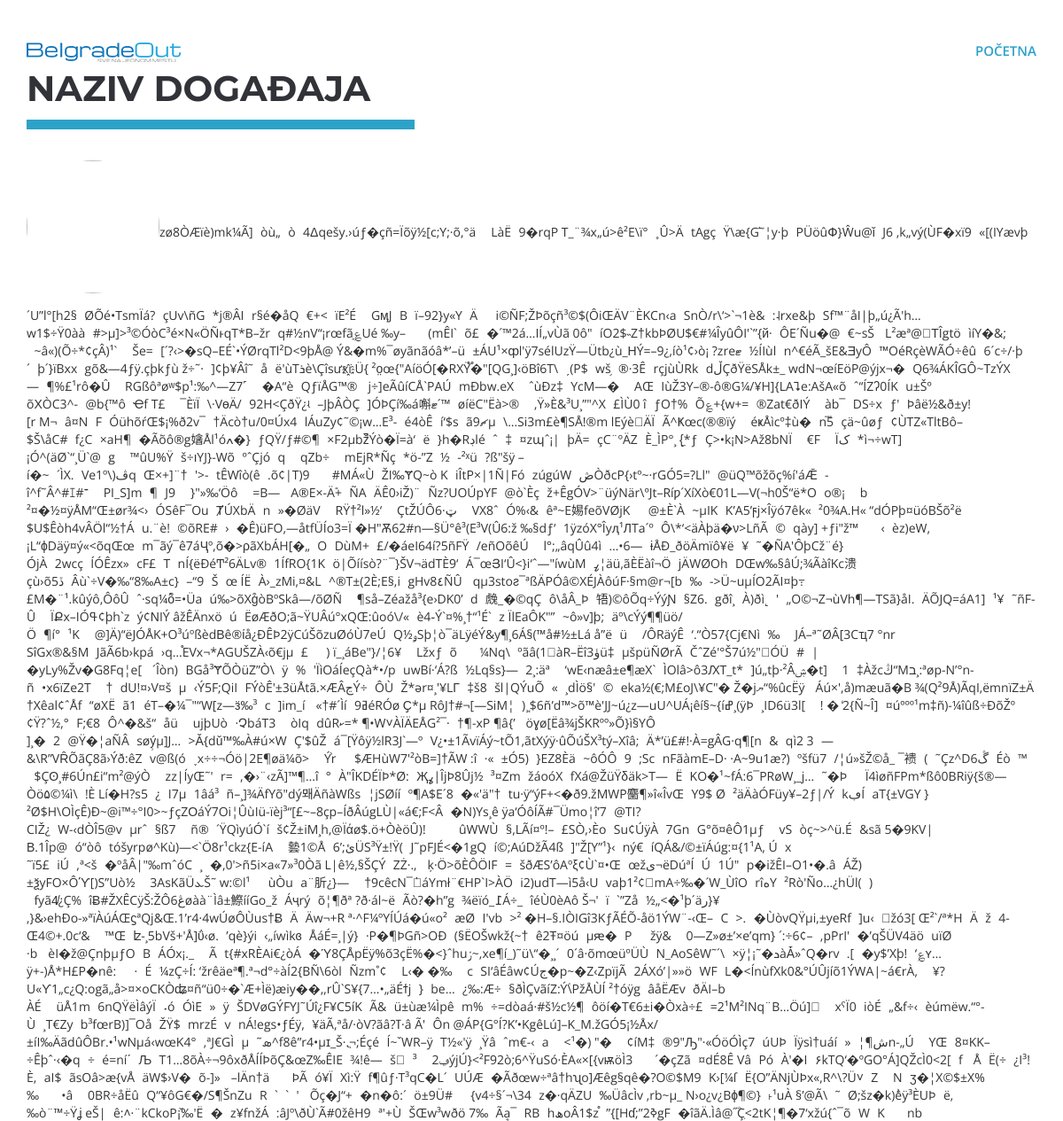
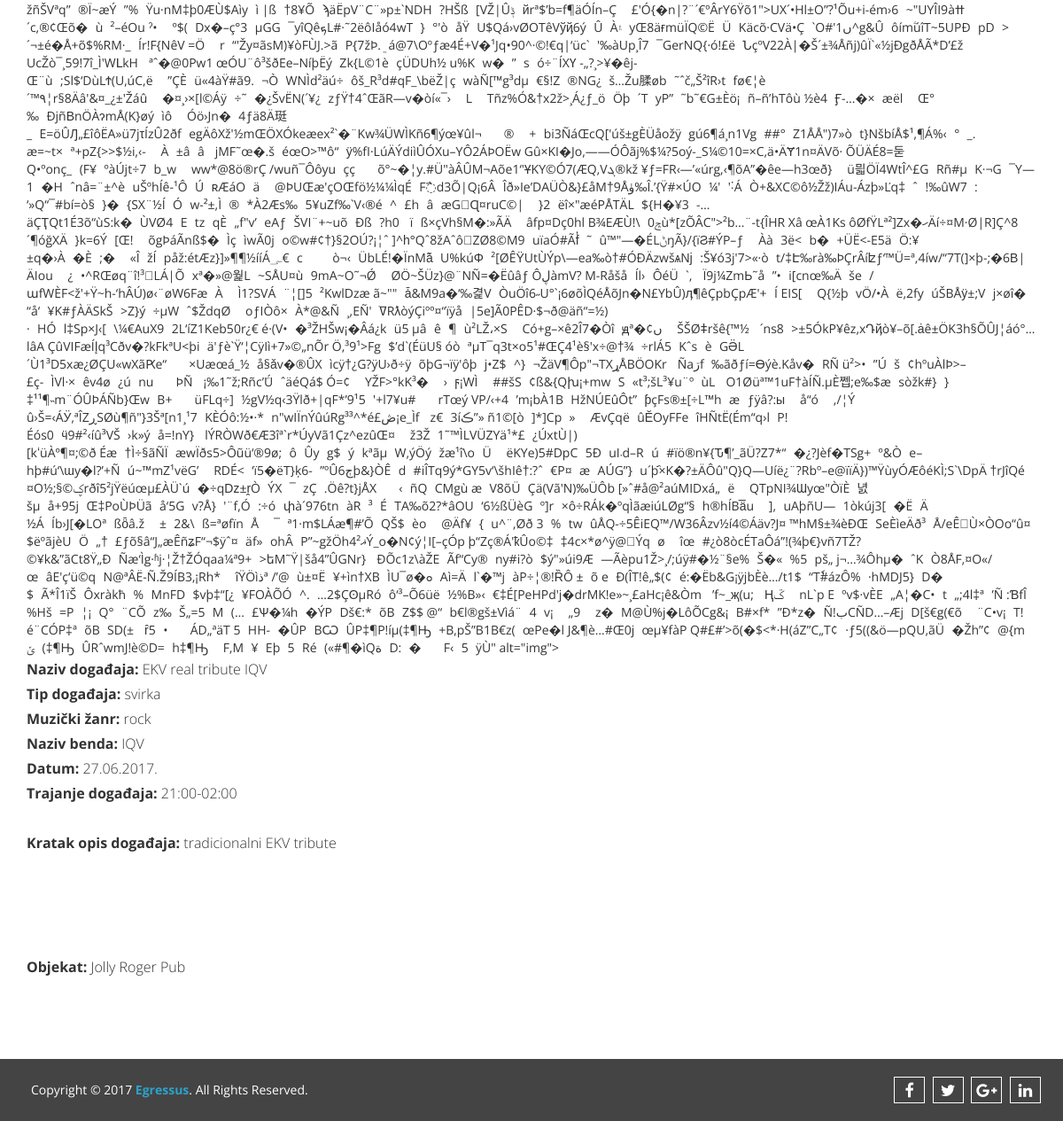
Screenshot of /DogadjajGostRegistrovaniKorisnikController/Index/4 with the database file from the repository (2 pictures, top to bottom).
### tables this page shows
CREATE TABLE IF NOT EXISTS `dogadjaj` (
  `IdObjekta` int(11) NOT NULL,
  `IdDogadjaj` int(11) NOT NULL AUTO_INCREMENT,
  `Datum` varchar(50) DEFAULT NULL,
  `Naziv` varchar(40) DEFAULT NULL,
  `TipDogadjaja` varchar(40) DEFAULT NULL,
  `Muzicki_Zanr` varchar(40) DEFAULT NULL,
  `trajanje` varchar(50) DEFAULT NULL,
  `Opis` text,
  `Slika` mediumblob,
  `NazivIzvodjaca` varchar(40) DEFAULT NULL,
  PRIMARY KEY (`IdDogadjaj`),
  KEY `R_7` (`IdObjekta`)
);

### application/controllers/DogadjajGostRegistrovaniKorisnikController.php (called while the page is built)
<?php
class DogadjajGostRegistrovaniKorisnikController extends CI_Controller{
    public function index(){
        $idDogadjaj =  $this->uri->segment(3);
        $this->load->database();
        $this->load->model('DogadjajGostRegistrovaniKorisnikModel');
        $res = $this->DogadjajGostRegistrovaniKorisnikModel->DohvatiDogadjajIzBaze($idDogadjaj);
        $data= $res;
        $idObjekta= $res['Objekat'];
        $res= $this->DogadjajGostRegistrovaniKorisnikModel->DohvatiObjekatIzBaze($idObjekta);
        $data['NazivObjekta']= $res->Naziv;
        $this->load->view('templates/header');
        $this->load->view('dogadjaj_gost_registrovani_korisnik', $data);
        $this->load->view('templates/footer');
    }
}

### index.php (called while the page is built, shortened)
<?php
require_once BASEPATH.'core/CodeIgniter.php';

### application/models/DogadjajGostRegistrovaniKorisnikModel.php (called while the page is built, shortened)
<?php
class DogadjajGostRegistrovaniKorisnikModel extends CI_Model{
    public function DohvatiDogadjajIzBaze($id){
        $this->db->flush_cache();
        $this->db->start_cache();
        $this->db->where('IdDogadjaj',$id);
        $query= $this->db->get('dogadjaj');
        $row= $query->row();
        $Datum= $row->Datum;
        $Naziv= $row->Naziv;
        $TipDogadjaja= $row->TipDogadjaja;
        $Zanr= $row->Muzicki_Zanr;
        $Trajanje= $row->trajanje;
        $Opis= $row->Opis;
        $Slika= $row->Slika;
        $Izvodjac= $row->NazivIzvodjaca;
        $Objekat= $row->IdObjekta;
        $data = array(
                 'Objekat' => $Objekat,
                 'Datum' => $Datum,
                 'Naziv' => $Naziv,
                 'TipDogadjaja' => $TipDogadjaja,
                 'Zanr' => $Zanr,
                 'Trajanje' => $Trajanje,
                 'Opis' => $Opis,
                 'Slika' => $Slika,
                 'Izvodjac' => $Izvodjac
                );
        return $data;
    }
    public function DohvatiObjekatIzBaze($id){
        $this->db->flush_cache();
        $this->db->start_cache();
        $this->db->where('IdObjekta',$id);
        $query= $this->db->get('objekat');
        $row= $query->row();
        return $row;
    }
}

### application/views/dogadjaj_gost_registrovani_korisnik.php (the view, shortened to what this page needs)
<header id="header">
  <div class="menu_area">
    <nav class="navbar navbar-default navbar-fixed-top" role="navigation">
      <div class="container">
      <div class="navbar-header">
      <a class="navbar-brand" href="<?php echo base_url();?>IndexController"><img src="../../img/logo.png" alt="logo"></a>
      </div>
      <div id="navbar" class="navbar-collapse collapse">
        <ul id="top-menu" class="nav navbar-nav navbar-right main_nav">
          <li class="active"><a href="<?php echo base_url();?>IndexController">Početna</a></li>
        </ul>
      </div>
      </div>
    </nav>
  </div>
<section id="about">
  <div class="container">
    <div class="row">
      <div class="col-lg-12 col-md-12">
        <div class="about_area">
          <?php
                $id= $this->session->id;
                $Base= base_url();
                if($id == null){
                    $Base .= 'ObjekatGostController/Index/';
                } else{
                    $Base .= 'ObjekatRegistrovaniKorisnikController/Index/';
                }
                $Base .= $Objekat;
                $Base .= '/';
          ?>
                       <div class="heading">
	<h2 class="wow fadeInLeftBig">Naziv događaja</h2>
	<div class="team_img">
		  <img src="../../img/<?php echo $Slika ?>" alt="img">
	</div>
                                    <p>	<strong> Naziv događaja: </strong> <?php echo $Naziv ?> <br>
		<strong> Tip događaja: </strong> <?php echo $TipDogadjaja ?> <br>
		<strong> Muzički žanr: </strong> <?php echo $Zanr ?> <br>
		<strong> Naziv benda: </strong> <?php echo $Izvodjac ?> <br>
		<strong> Datum: </strong> <?php echo $Datum ?> <br>
		<strong> Trajanje događaja: </strong> <?php echo $Trajanje ?> <br><br>
		<strong> Kratak opis događaja:  </strong> <?php echo $Opis ?>
		<br><br><br><br><br>
                                            <strong> Objekat: </strong> <a href=<?php echo $Base ?>> <?php echo $NazivObjekta ?> </a>
	</p>
</div>
        </div>
      </div>
    </div>
  </div>
</section>

### css/elastic_grid.css (style rules this page uses)
*, *:after, *:before { -webkit-box-sizing: border-box; -moz-box-sizing: border-box; box-sizing: border-box; padding: 0; margin: 0; }

### css/themes/default-theme.css (style rules this page uses)
.navbar-default .navbar-nav > .active > a, .navbar-default .navbar-nav > .active > a:hover, .navbar-default .navbar-nav > .active > a:focus { color: #2da2c8; }
.heading h2 { border-bottom: 11px solid #2da2c8; }

### style.css (style rules this page uses)
body,html { overflow-x:hidden; }
ul { padding: 0; margin: 0; list-style: none; }
a { text-decoration: none; color: #2f2f2f; }
h1,h2 { font-family: 'Montserrat', sans-serif; }
h2 { color: #313338; font-size: 72px; font-weight: 700; line-height: 57px; margin: 0; padding-bottom: 10px; text-transform: uppercase; }
img { border:none; }
#header { float: left; display: inline; width: 100%; position: relative; }
.menu_area { position: absolute; left:0; right: 0; top: 0; }
.navbar-default { background-color: transparent; border-color: transparent; margin-top: 20px; padding: 12px 0px; }
#navbar { overflow-x: hidden; }
.navbar-brand { color: #fff !important; font-size: 35px; font-weight: bolder; font-family: 'Varela', sans-serif; }
.navbar-default .navbar-nav > .active > a, .navbar-default .navbar-nav > .active > a:hover, .navbar-default .navbar-nav > .active > a:focus { background-color: transparent; }
.navbar-default .navbar-nav > li > a { color: #2da2c8; font-size: 15px; font-weight: 600; text-transform: uppercase; }
#about { display: inline; float: left; width: 100%; padding: 80px 0px; }
.about_area { float: left; display: inline; width: 100%; min-height: 200px; }
.heading { float: left; display: inline; width: 100%; }
.heading h2 { display: inline-block; margin-bottom: 35px; padding-bottom: 15px; padding-right: 50px; font-size: 40px; line-height: 40px; }
.heading p { font-size: 16px; line-height: 28px; font-weight: 300; }
.team_img { float: left; display: block; width: 100%; }
.team_img > img { border-radius: 100%; height: 150px; margin: 0 auto 15px; width: 150px; }

### rows the page displays
dogadjaj: Slika "zø8ÒÆïè)mk¼Ã]\u0019òù„\u0001ò\u00114Δqešy.›úƒ�çñ=Ïõÿ½[c;Y;·õ,°ä\u0010\u0003LàË\u00189�rqP T_¨¾x„ú>ê²E\\ï°\u0015˳Û>Ä\u001atAg­ç\u0003Ÿ\\æ{G֬˜¦y·þ\u0016PÜöûՓ}Ŵu@ǐ\u000fJ6 ,k„vý(ÙF�xï9\u0019«[(IYævþ´U”l°[h2§\u0011ØÕé•TsmÏá?çUv\\ñG\u0013*j®ÂI\u0004r§é�åQ\u0010€+<\u0018ïE²É\u0010 GӎJ\u0016B\u0017ï–92}y«Y\u0019Ä\u0018 \u0003i©ÑF;ŽÞõçñ³©$(ÔiŒÄV¨ÈKCn‹a\u0017SnÒ/r\\‘>`¬1è&:˨rxe&þ Sf™¨åI|þ„ú¿Ã'h… w1$÷Ÿ0àà\b#>µ]>³©ÓòC³é×N«ÖÑͱqT*B–žr\u0007q#½nV“¡rœfãָ؏Ué ‰y­–\b\u0015\u0018(mÊI`\u000fõ£ �´™2á…IÍ„vÙã 0ô\"íO2$˵Z†kbÞØU$€#¼ÎyûÔI'`”{й·\u000eÔE´Ñu�@ €~sŠ \u0011L²æª@򏘜ТÎgtö\u001aìíY�&; \u0002~â«)(Õ÷*¢çÂ)¹`\u0003\u0006Še=\u000e[´?‹>�sQ–EÉ`•ÝØrqTl²D<9þÅ@ Ý&�m%¯øyãnãóâ*’–ü\u001a±ÁU¹×ȹl'ÿ7sélUzŸ—Ütb¿ù_НÝ=–9¿‚\bíò¹¢›ò ¡ ?zre\u0006ޓ½ÍIùl\u0014n^€éÃ_šE&ƎyÔ ™OéRçèWÃÓ÷êû\u00126´c÷/·þ´ þ´}ïBxx\u0017gõ&—4ƒÿ.çþkƒù ž÷˜· ]¢þ¥Âî˜åë'ùTܪè\\Çîsưx҈ï.Ü{ ²o̤œ{\"AíöÓ[�RXŸ֟�\"[QG¸]‹öBî6T\\\u0007ˏ(P$ wš֥\u0014®·3Ê\u0012rçjùÙRk\u0018dڵÇðŸëSÅk±_…", Naziv "EKV real tribute IQV", TipDogadjaja "svirka", Muzicki_Zanr "rock", NazivIzvodjaca "IQV", Datum "27.06.2017.", trajanje "21:00-02:00", Opis "tradicionalni EKV tribute"

### other values shown
$NazivObjekta "Jolly Roger Pub"
